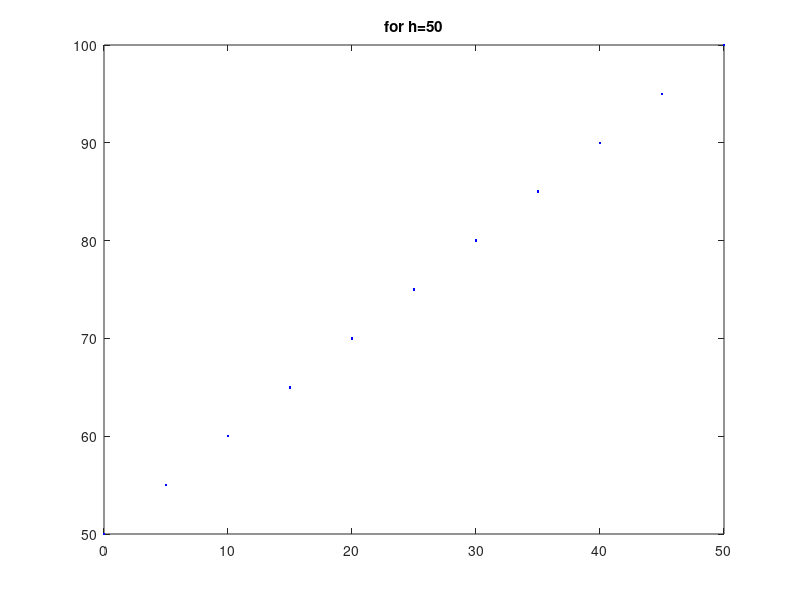
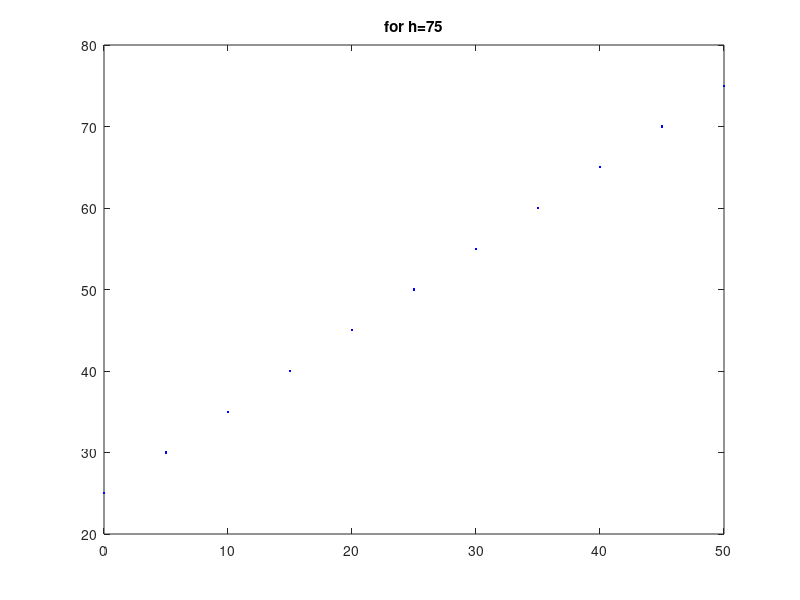
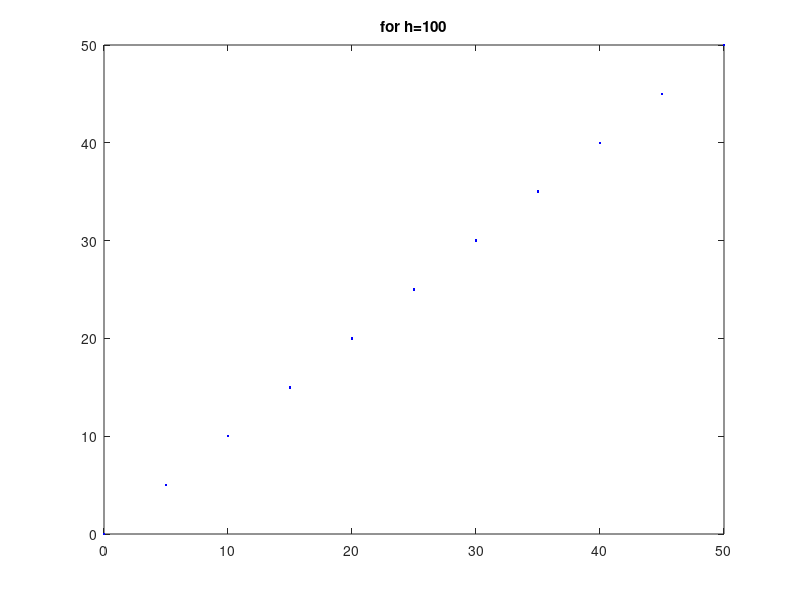

These figures' MATLAB source, in order:
function [] = rat_score
% an attempt to make a scoring function which penalizes rat for having
% lower hitrate > 0 and higher hitrate < 100.


l=0:5:50;
h = [50 75 100];


for hidx = 1:length(h)
    currh = h(hidx);
score = l+(100-currh); %l-50/(100-currh);

figure;
k=plot(l, score,'.b');
% hold on;
% if currh ~= min(h) || currh ~= max(h)
%     set(l,'Color',rand(1,3));
% end;
title(sprintf('for h=%i',currh));
set(double(gcf),'Position',[100 hidx*200 200 200]);
end;
